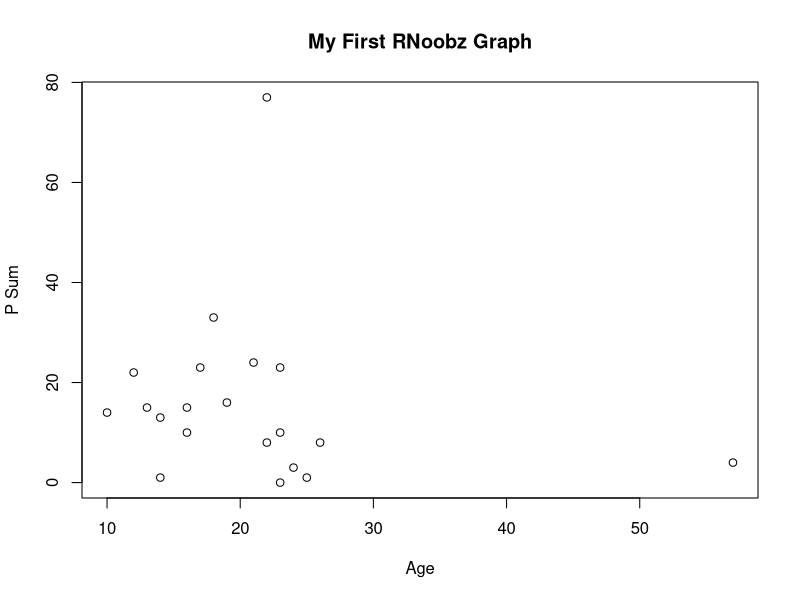
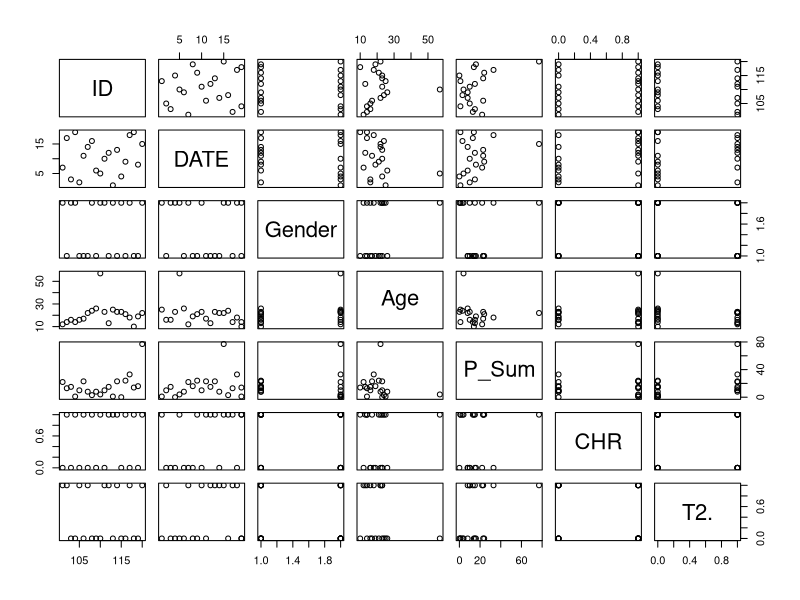

These charts were generated, in order, by the following R code: (Note: this script raises an error after producing the figures.)
## ---- chunk 1

rnoobz2 <- read.csv("RNoobz2.csv")

## ---- chunk 2

rnoobz <- seq(1,100,5)
sum(rnoobz)

## ---- chunk 3

rnoobz2 <- read.csv("RNoobz2.csv")
plot(rnoobz2$Age, rnoobz2$P_Sum, type="p", main="My First RNoobz Graph", xlab="Age", ylab="P Sum")


## ---- chunk 4

name <- c("Donald","Melania","Eric", "Ivanka","Donald Jr.","Tiffany","Barron")
name

age <- c(72, 48, 34, 36, 40, 24, 12)
age

covfefe <- c(88.92, 21.78, 63.97,57.00, 1, 99.99, 74.25)
covfefe

trump <- cbind(c(name, age, covfefe))
trump2 <- matrix(trump, nrow=7, ncol=3)
colnames(trump2) <- c("Name", "Age", "Covfefe")
trump2 <-as.data.frame(trump2)
trump2

## ---- chunk 5

str(rnoobz2)

## ---- chunk 6

summary(rnoobz2)

## ---- chunk 7

head(rnoobz2)
head(rnoobz2, n=3)

## ---- chunk 8

tail(rnoobz2)
tail(rnoobz2, n=3)

## ---- chunk 9

library(graphics)

plot(rnoobz2)
plot(rnoobz2$Gender)
plot(rnoobz2$DATE)
plot(rnoobz2$P_Sum)
plot(rnoobz2$CHR)
plot(rnoobz2$T2.)

## ---- chunk 10

library(dplyr)
hist(rnoobz2$Age, breaks=seq(10,60,5), col = "purple", border="blue",  main = "Age of Sample", xlab="Age", ylab="Frequency")

## ---- chunk 11

summarise(rnoobz2, count = n(), mean_age = mean(Age), mean_PSUM = mean(P_Sum))

## ---- chunk 12

summarise(rnoobz2, count = n(), mean_age = mean(Age), stdev_age = sd(Age), min_age = min(Age), max_age = max(Age), mean_P = mean(P_Sum), stdev_P = sd(P_Sum), min_P = min(P_Sum), max_P = max(P_Sum))

## ---- chunk 13

group_by(.data = rnoobz2, CHR) %>% summarise(count = n(), mean_age = mean(Age), stdev_age = sd(Age), min_age = min(Age), max_age = max(Age), mean_P = mean(P_Sum), stdev_P = sd(P_Sum), min_P = min(P_Sum), max_P = max(P_Sum))

## ---- chunk 14

group_by(rnoobz2, Gender) %>% summarise(count = n(), mean_age = mean(Age), mean_P_Sum = mean(P_Sum))

## ---- chunk 15

subset <- select(rnoobz2, ID, CHR, P_Sum)
subset <- select(rnoobz2, STUDY_ID = ID, CHR_STATUS = CHR, PSUM = P_Sum)

## ---- chunk 16

CHR <- filter(rnoobz2, CHR == 1)

## ---- chunk 17

young <- filter(rnoobz2, Age <= 18)
young

young_mean <- summarise(young, mean_age = mean(Age), sd_age = sd(Age))
young_mean

## ---- chunk 18

#Step 1#
group_by(rnoobz2, Age) %>% summarise(count= n())

#Step 2#
group_by(rnoobz2, Age) %>% summarise(count= n(), psum = mean(P_Sum))
plot(data=rnoobz2, rnoobz2$Age, rnoobz2$P_Sum, type="p")

#Step 3#
selected <- filter(rnoobz2, Age >= 12 & Age <= 18 &  CHR == 1)
selected

#Step 3#
mean(selected$P_Sum)
summarise(selected, mean = mean(P_Sum))

#Step 4#
hist(selected$Age, col = "#99d6ff",breaks= seq(12,18,1), border="#002e4d",  main = "Positive Symptom Sum", xlab="Positive Symptom Sum", ylab="Frequency")

